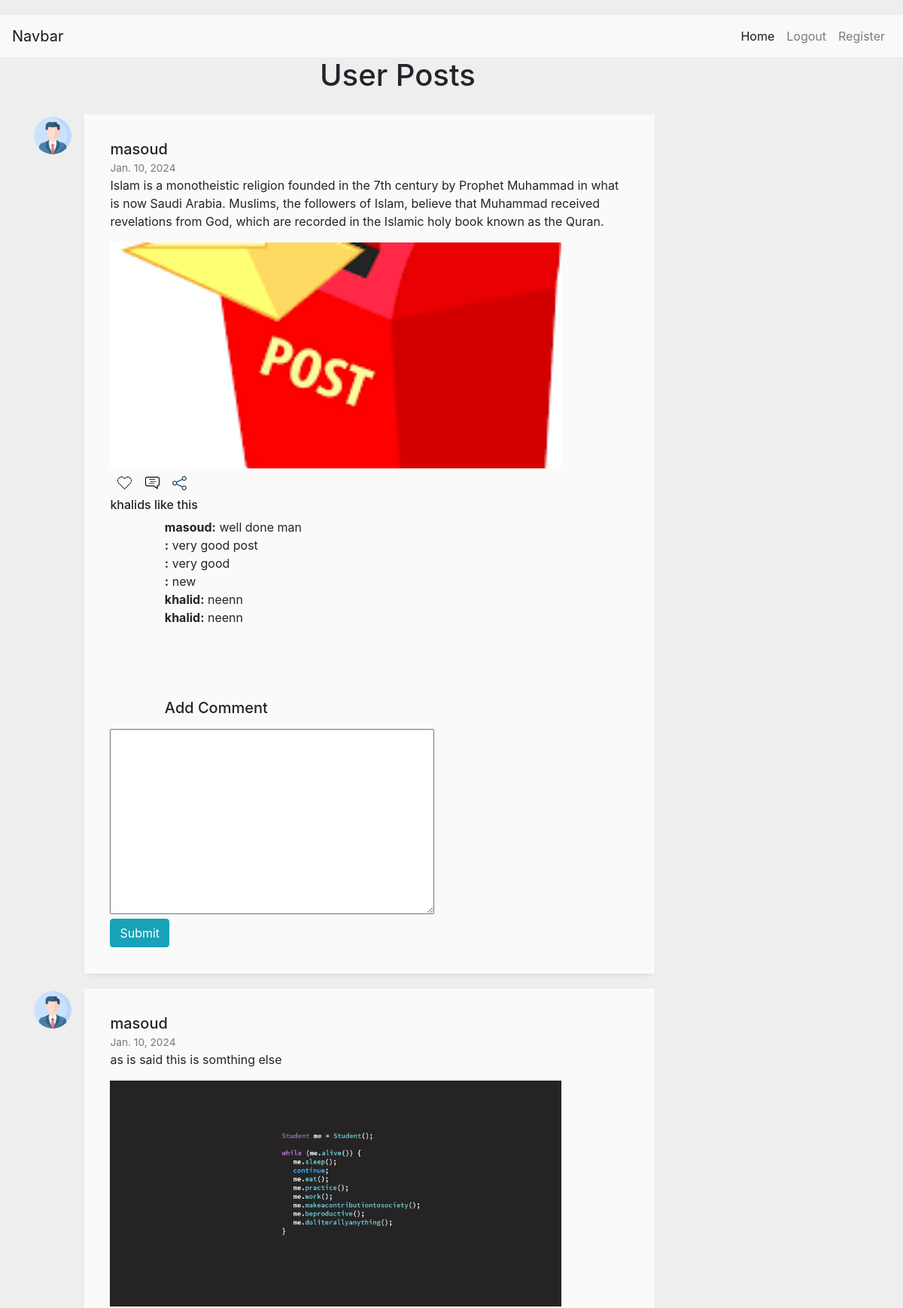
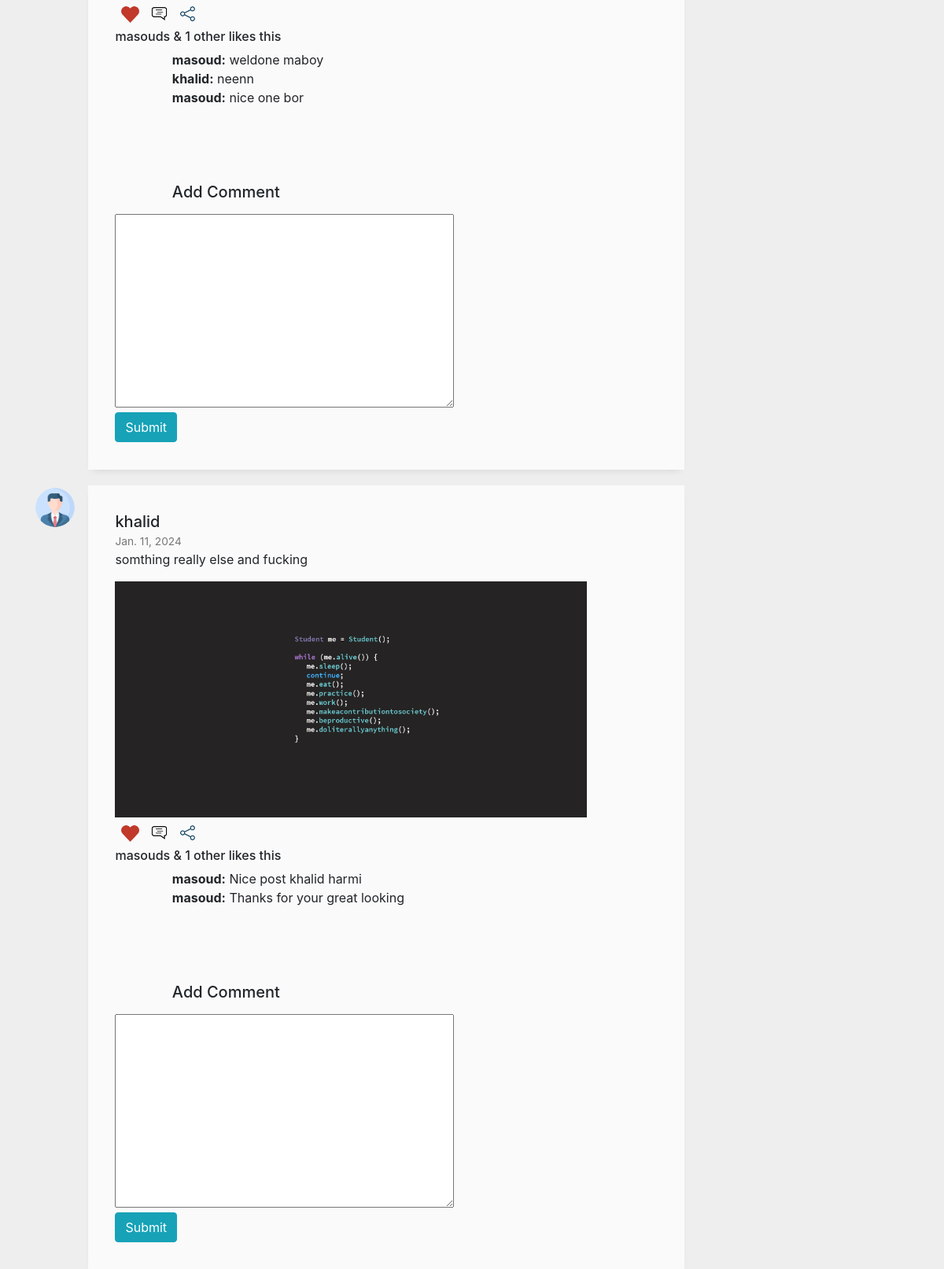
The app's page / (signed in) with its own data (2 pictures, top to bottom).
### posts/models.py (models this page shows, shortened)
class Post(models.Model):
    user = models.ForeignKey(User,on_delete=models.CASCADE)
    image = models.ImageField(upload_to='images/%Y/%m/%d')
    caption = models.TextField(blank=True)
    title = models.CharField(max_length=200)
    slug = models.CharField(max_length=200,blank=True)
    created = models.DateField(auto_now_add=True)
    liked_by = models.ManyToManyField(User,related_name="posts_liked",blank=True)

class Comment(models.Model):
    post = models.ForeignKey(Post,on_delete=models.CASCADE,related_name="comments")
    body = models.TextField()
    created = models.DateTimeField(auto_now=True)
    posted_by = models.CharField(max_length=200)

### users/models.py (models this page shows, shortened)
class Profile(models.Model):
    user = models.OneToOneField(settings.AUTH_USER_MODEL,on_delete=models.CASCADE)
    image = models.ImageField(upload_to="images/%Y/%m/%d",blank=True)

### posts/views.py (the view)
# urls.py: path('',feed,name="feed"),
@login_required
def feed(request):
   if request.method =="POST":
      post_id = request.POST.get('post_id')
      post = get_object_or_404(Post,id=post_id)
      comment_form = CommentForm(request.POST)
      new_comment = comment_form.save(commit=False)
      new_comment.post = post
      comment_form.save()
   else:
        comment_form = CommentForm()
   posts = Post.objects.all()
   logged_user = request.user
   return render(request,'posts/all_posts.html',{"posts":posts,"logged_user":logged_user,'comment_form':comment_form})

### posts/forms.py
class CommentForm(forms.ModelForm):
    class Meta:
        model = Comment
        fields = ('body', 'posted_by')

### posts/templates/posts/all_posts.html (shortened to what this page needs)
{% extends 'users/base.html' %}
{% load mathfilters %}
{% load static %}
{% block content %}
<div class="container">
  <div class="row">
    <div class="col-md-3 offset-md-4">
      <h1>User Posts</h1>
    </div>
  </div>
{% for post in posts %}
<div class="row">
    <div class="col-md-9">
        <div class="media g-mb-30 media-comment">
            <img class="d-flex g-width-50 g-height-50 rounded-circle g-mt-3 g-mr-15" src="{{post.user.profile.image.url}}" alt="Image Description">
            <div class="media-body u-shadow-v18 g-bg-secondary g-pa-30">
              <div class="g-mb-15">
                <h5 class="h5 g-color-gray-dark-v1 mb-0">{{post.user.username}}</h5>
                <span class="g-color-gray-dark-v4 g-font-size-12">{{post.created}}</span>
              </div>
              <p>{{post.caption}}</p>
              <div class="img-container">
                <img src="{{post.image.url}}">
              </div>
              <div class="social-icon">
                <a id="{{ post.id }}" class="btn-like">
                  {% if logged_user in post.liked_by.all %}
                    <img  src="{% static 'users/images/redlike.png' %}"  width="25px" style="margin:7px;">
                  {% else %}
                  <img  src="{% static 'users/images/whitelike.png' %}"  width="25px" style="margin:7px;">
                  {% endif %}
                </a>
                <img  src="{% static 'users/images/comment.png' %}"  width="25px">
                <img  src="{% static 'users/images/share.png' %}"  width="25px" style="margin:7px;">
              </div>
              <div >
                 {% if post.liked_by.count < 1  %}
                 {% elif post.liked_by.count == 1 %}
                    <h6>{{ post.liked_by.first }}s like this  </h6>
                 {% elif post.liked_by.count > 1 %}
                 <h6>{{ post.liked_by.first }}s &  {{ post.liked_by.count | sub:1 }} other likes this  </h6>
                 {% endif %}
              </div>
              <div class="col-md-12 offset-md-1">
                {% for comment in post.comments.all %}
                <b>{{ comment.posted_by }}:</b>
                  {{ comment.body }}
                  <br>
                {% endfor %}
              </div>
              <div>
                <br>
                <br><br><br>
                <form method="post">
                  <label class="col-md-6 offset-md-1 ">
                    <h5>Add Comment</h5>
                  </label>
                  {{ comment_form.body }}
                  <br>
                  <input type="submit" name="comment" class="btn btn-info">
                </form>
              </div>
            </div>
        </div>
    </div>
</div>
{% endfor %}
</div>
{% endblock %}

### users/templates/users/base.html (shortened to what this page needs)
{% load static %}
<!DOCTYPE html>
<html lang="en">
<head>
    <link rel="stylesheet" href="https://cdn.jsdelivr.net/npm/bootstrap@4.0.0/dist/css/bootstrap.min.css">
    <link rel="stylesheet" href="{% static 'users/post_index.css' %}">
    <link rel="stylesheet" href="{% static 'users/styles.css' %}">
</head>
<body>
    <nav class="navbar navbar-expand-lg navbar-light bg-light">
        <a class="navbar-brand" href="#">Navbar</a>
        <div class="collapse navbar-collapse" id="navbarSupportedContent">
          <ul class="navbar-nav ml-auto">
            <li class="nav-item active">
              <a class="nav-link" href="{% url 'feed' %}">Home <span class="sr-only">(current)</span></a>
            </li>
            <li class="nav-item">
              {% if  request.user.is_authenticated %}
              <a class="nav-link" href="{% url 'logout' %}">Logout</a>
              {% else %}
              <a class="nav-link" href="#">Login</a>
              {% endif %}
            </li>
            <li class="nav-item">
              <a class="nav-link" href="{% url 'register' %}">Register</a>
            </li>
          </ul>
        </div>
      </nav>
    {% block content %}
    {% endblock %}
</body>
</html>

### users/static/users/post_index.css (style rules this page uses)
body { margin-top:20px; background:#eee; }
@media (min-width: 0) { .g-mr-15 { margin-right: 1.07143rem !important; } }
@media (min-width: 0) { .g-mt-3 { margin-top: 0.21429rem !important; } }
.g-height-50 { height: 50px; }
.g-width-50 { width: 50px !important; }
@media (min-width: 0) { .g-pa-30 { padding: 2.14286rem !important; } }
.g-bg-secondary { background-color: #fafafa !important; }
.u-shadow-v18 { box-shadow: 0 5px 10px -6px rgba(0, 0, 0, 0.15); }
.g-color-gray-dark-v4 { color: #777 !important; }
.g-font-size-12 { font-size: 0.85714rem !important; }
.media-comment { margin-top:20px }
.img-container { max-width: 100%; max-height: 100%; width: 600px; height: 300px; }
.img-container img { width: 100%; height: 100%; object-fit: cover; }

### records on screen
Post: user.profile.image (picture), user.username "masoud", created "Jan. 10, 2024", caption "Islam is a monotheistic religion founded in the 7th century by Prophet Muhammad in what is now Saudi Arabia. Muslims, the followers of Islam, believe that Muhammad received revelations from God, which are recorded in the Islamic holy book known as the Quran.", image (picture), liked_by.first "khalid"
Comment: posted_by "masoud", body "well done man"
Comment: body "very good post"
Comment: body "very good"
Comment: body "new"
Comment: posted_by "khalid", body "neenn"
Comment: posted_by "khalid", body "neenn"
Post: user.profile.image (picture), user.username "masoud", created "Jan. 10, 2024", caption "as is said this is somthing else", image (picture), liked_by.first "masoud", liked_by.count|sub "1"
Comment: posted_by "masoud", body "weldone maboy"
Comment: posted_by "khalid", body "neenn"
Comment: posted_by "masoud", body "nice one bor"
Post: user.profile.image (picture), user.username "khalid", created "Jan. 11, 2024", caption "somthing really else and fucking", image (picture), liked_by.first "masoud", liked_by.count|sub "1"
Comment: posted_by "masoud", body "Nice post khalid harmi"
Comment: posted_by "masoud", body "Thanks for your great looking"
